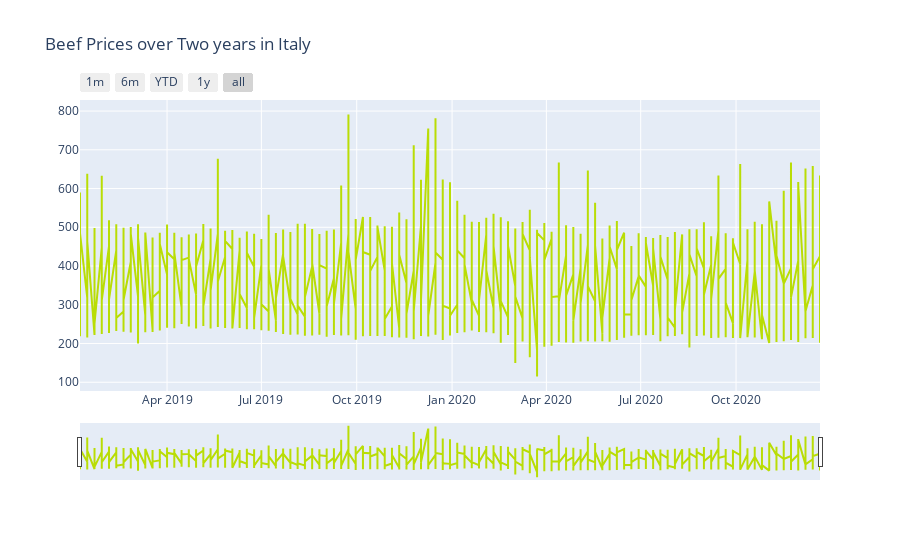

The code cell stored with this chart in its notebook:
### Code cell
timeseries("Beef Prices over Two years in Italy",df_dict['IT'].beginDate,df_dict['IT'].price,"#B9DD05")

### Figure 1 — Plotly figure (JSON) as saved in the notebook; plotly's stock layout.template omitted (floating-point values rounded to 4 significant figures; data arrays with more than 128 entries replaced by an {"elided": "..."} marker saying what was removed)
{"data": [{"fillcolor": "#000000", "line": {"color": "#B9DD05"}, "type": "scatter", "x": {"elided": "2935 str values"}, "y": {"elided": "2935 float values"}}], "layout": {"title": {"text": "Beef Prices over Two years in Italy"}, "xaxis": {"rangeselector": {"buttons": [{"count": 1, "label": "1m", "step": "month", "stepmode": "backward"}, {"count": 6, "label": "6m", "step": "month", "stepmode": "backward"}, {"count": 1, "label": "YTD", "step": "year", "stepmode": "todate"}, {"count": 1, "label": "1y", "step": "year", "stepmode": "backward"}, {"step": "all"}]}, "rangeslider": {"visible": true}, "type": "date"}}}
